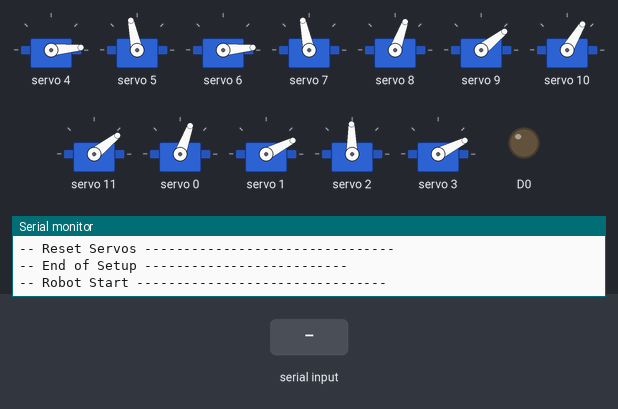
A program run on a simulated ESP8266 (NodeMCU). On the bench: 12 × servo, output pins drawn as LEDs (lit = HIGH), the last lines printed to the serial monitor. Inputs (shaded band) come from the test bench.

Above: at 1.4 s.
1.5 s: "stop" received over Serial
At 3.1 s:
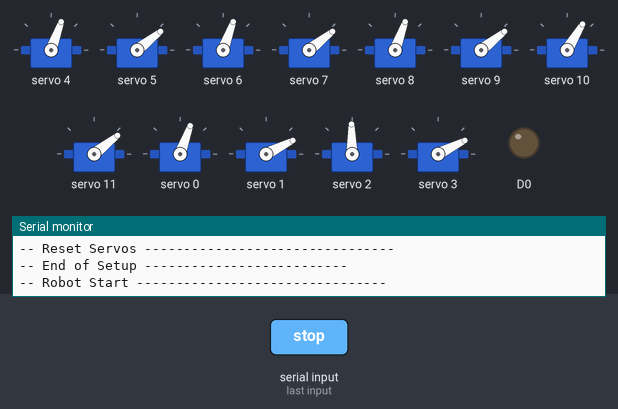
5.4 s: "start" received over Serial
8.9 s: "backward" received over Serial
At 11.3 s:
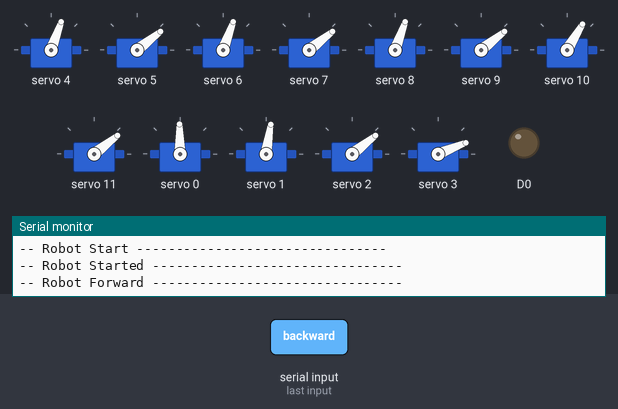
12.4 s: "0\n" received over Serial
At 14.3 s:
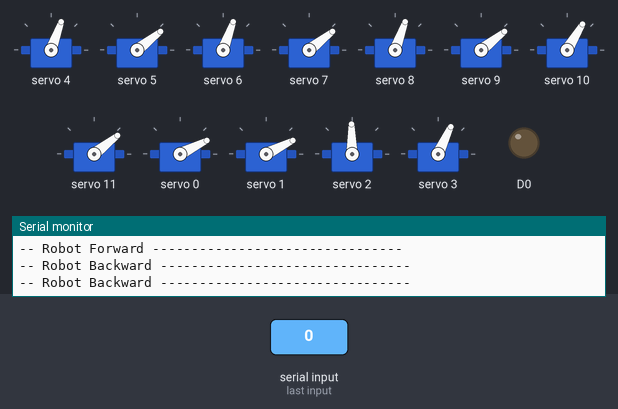
16.0 s: "1 90\n" received over Serial
At 18.05 s:
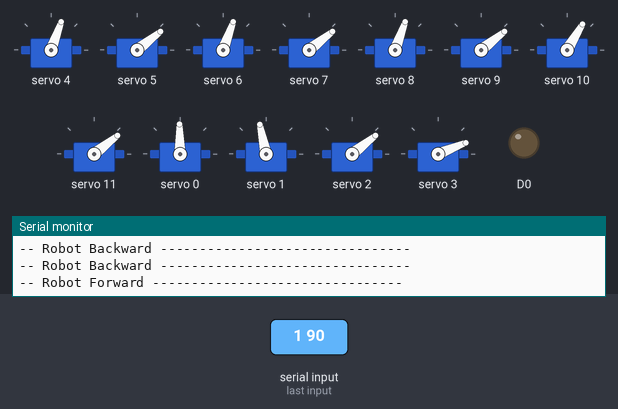
20.1 s: "stop" received over Serial
At 24.12 s:
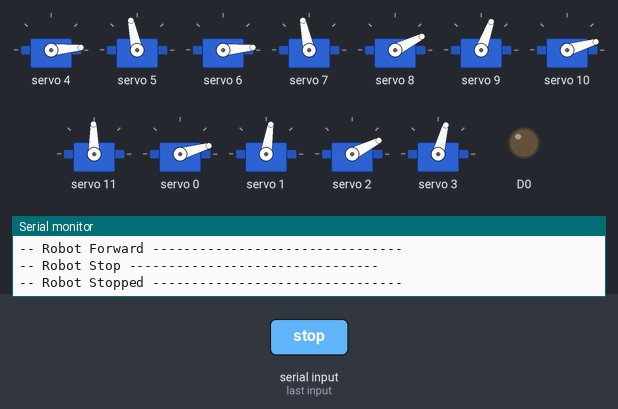
Timing chart, 0 to 26.7 s (numbered marks = the images above; inputs shaded):
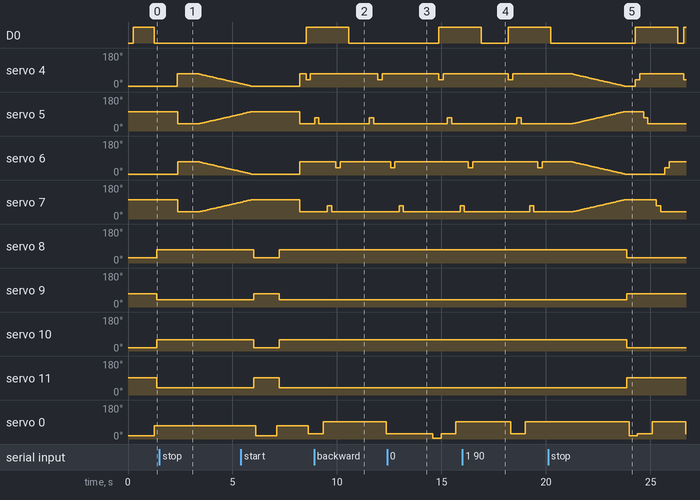

The program:

main.cpp
```cpp
/*
---- PROJECT BIONIC v1.0 -------------------------------------------
-- Building a bionic robot from scratch
-- Author: Asanka Sovis
-- Created: 17/02/2023
-- Last Edit: 17/02/2023
--------------------------------------------------------------------
*/

#include <Arduino.h>
#include "Wire.h"
#include "Adafruit_PWMServoDriver.h"
Adafruit_PWMServoDriver pwm = Adafruit_PWMServoDriver(0x40); // Servo at 0x40 I2C register

// Defaults, do not change unless required
#define MIN_PULSE_WIDTH 600
#define MAX_PULSE_WIDTH 2600
#define FREQUENCY 100

int movementCount = 0;

// Defining the angular limits for each servo motor
// NOTE: DO NOT CHANGE THESE AS IT CAN DAMAGE THE ROBOT!
int limits [][2] = {
  {  0, 90 }, {  0, 90 }, {  0, 90 }, {  0, 75 }, // Servo 1, Servo  2, Servo  3, Servo  4 ------ Body
  {  0, 70 }, { 20, 90 }, {  0, 70 }, { 20, 90 }, // Servo 5, Servo  6, Servo  7, Servo  8 ------ Segment
  { 20, 90 }, {  0, 60 }, { 10, 90 }, {  0, 80 }  // Servo 9, Servo 10, Servo 11, Servo 12 ------ Claw
};

int servoValues [] = {
  0, 0, 0, 0, // Servo 1, Servo  2, Servo  3, Servo  4 ------ Body
  0, 0, 0, 0, // Servo 5, Servo  6, Servo  7, Servo  8 ------ Segment
  0, 0, 0, 0  // Servo 9, Servo 10, Servo 11, Servo 12 ------ Claw
};

// Determines the required pulse width for a given angle value
// accept int required angle in degrees
// return int pulse width
int pulseWidth(int angle) {
  int pulse_wide = map(angle, 0, 180, MIN_PULSE_WIDTH, MAX_PULSE_WIDTH);
  int analog_value = int(float(pulse_wide) / 1000000 * FREQUENCY * 4096);

  return analog_value;
}

void debugMsg(String message) {
  Serial.println(message);
}

bool setAngle(int servoID, int angle) {
  if ((servoID >= 0) && (servoID <= 11)) {
    if ((angle >= limits[servoID][0]) && (angle <= limits[servoID][1])) {
      pwm.setPWM(servoID, 0, pulseWidth(angle));
      servoValues[servoID] = angle;
      //debugMsg("Servo " + String(servoID) + ": " + String(angle));
      return true;
    }
  }

  debugMsg("Invalid ServoID or Angle -> Servo ID: " + String(servoID) + " | Angle: " + String(angle));
  return false;
}

String getValue(String data, char separator, int index)
{
    int found = 0;
    int strIndex[] = { 0, -1 };
    int maxIndex = data.length() - 1;

    for (int i = 0; i <= maxIndex && found <= index; i++) {
        if (data.charAt(i) == separator || i == maxIndex) {
            found++;
            strIndex[0] = strIndex[1] + 1;
            strIndex[1] = (i == maxIndex) ? i+1 : i;
        }
    }
    return found > index ? data.substring(strIndex[0], strIndex[1]) : "";
}

void incrementServo(int count, int expectedServos [][2], int speed, int increment = 1) {
  bool complete = false;

  while (!(complete))
  {
    complete = true;
    for (int i = 0; i < count; i++) {
      if (servoValues[expectedServos[i][0]] > expectedServos[i][1]) {
        setAngle(expectedServos[i][0], servoValues[expectedServos[i][0]] - increment);
      } else if (servoValues[expectedServos[i][0]] < expectedServos[i][1]) {
        setAngle(expectedServos[i][0], servoValues[expectedServos[i][0]] + increment);
      }

      complete = complete && (servoValues[expectedServos[i][0]] == expectedServos[i][1]);
      delay(speed);
    }
  }
}

void resetServos() {
  debugMsg("-- Reset Servos --------------------------------");

  setAngle(4, 0);
  setAngle(5, 90);
  setAngle(6, 0);
  setAngle(7, 90);

  delay(100);

  setAngle(8, 20);
  setAngle(9, 60);
  setAngle(10, 10);
  setAngle(11, 80);

  delay(100);

  setAngle(0, 10);
  setAngle(1, 70);
  setAngle(2, 20);
  setAngle(3, 65);
}

void stopRobot() {
  debugMsg("-- Robot Stop --------------------------------");

  int count = 4;
  int expectedServos [][2] = { {4, 0}, {5, 90}, {6, 0}, {7, 90} };
  incrementServo(count, expectedServos, 10);

  delay(100);

  setAngle(8, 20);
  setAngle(9, 60);
  setAngle(10, 10);
  setAngle(11, 80);

  delay(100);

  setAngle(0, 10);
  setAngle(1, 70);
  setAngle(2, 20);
  setAngle(3, 65);
}

void startRobot() {
  debugMsg("-- Robot Start --------------------------------");

  setAngle(0, 60);
  setAngle(1, 20);
  setAngle(2, 80);
  setAngle(3, 20);

  delay(100);

  setAngle(8, 60);
  setAngle(9, 30);
  setAngle(10, 50);
  setAngle(11, 30);

  delay(1000);

  setAngle(4, 60);
  setAngle(5, 30);
  setAngle(6, 60);
  setAngle(7, 30);
}

void forwardRobot() {
  debugMsg("-- Robot Forward --------------------------------");

  setAngle(4, 30);
  delay(100);
  setAngle(0, 20);
  delay(100);
  setAngle(4, 60);
  delay(200);

  setAngle(5, 60);
  delay(100);
  setAngle(1, 20);
  delay(100);
  setAngle(5, 30);
  delay(200);

  int expectedServos1 [][2] = { {0, 80}, {1, 70} };
  incrementServo(2, expectedServos1, 0, 10);
  delay(200);

  setAngle(7, 60);
  delay(100);
  setAngle(3, 55);
  delay(100);
  setAngle(7, 30);
  delay(200);

  setAngle(6, 30);
  delay(100);
  setAngle(2, 80);
  delay(100);
  setAngle(6, 60);
  delay(200);

  int expectedServos2 [][2] = { {2, 30}, {3, 15} };
  incrementServo(2, expectedServos2, 0, 10);
  delay(200);
}

void backwardRobot() {
  debugMsg("-- Robot Backward --------------------------------");

  setAngle(5, 60);
  delay(100);
  setAngle(1, 70);
  delay(100);
  setAngle(5, 30);
  delay(200);

  setAngle(4, 30);
  delay(100);
  setAngle(0, 80);
  delay(100);
  setAngle(4, 60);
  delay(200);

  int expectedServos1 [][2] = { {0, 20}, {1, 20} };
  incrementServo(2, expectedServos1, 0, 10);
  delay(200);

  setAngle(6, 30);
  delay(100);
  setAngle(2, 30);
  delay(100);
  setAngle(6, 60);
  delay(200);

  setAngle(7, 60);
  delay(100);
  setAngle(3, 15);
  delay(100);
  setAngle(7, 30);
  delay(200);

  int expectedServos2 [][2] = { {2, 80}, {3, 55} };
  incrementServo(2, expectedServos2, 0, 10);
  delay(200);
}

void rightRobot() {
  debugMsg("-- Robot Turn Right --------------------------------");

  setAngle(4, 30);
  delay(100);
  setAngle(0, 40);
  delay(100);
  setAngle(4, 60);
  delay(200);

  setAngle(5, 60);
  delay(100);
  setAngle(1, 30);
  delay(100);
  setAngle(5, 30);
  delay(200);

  setAngle(6, 30);
  delay(100);
  setAngle(2, 50);
  delay(100);
  setAngle(6, 60);
  delay(200);

  setAngle(7, 60);
  delay(100);
  setAngle(3, 25);
  delay(100);
  setAngle(7, 30);
  delay(200);

  int expectedServos [][2] = { {0, 60}, {1, 40}, {2, 60}, {3, 50} };
  incrementServo(4, expectedServos, 0, 1);
  delay(200);
}

void leftRobot() {
  debugMsg("-- Robot Turn Left --------------------------------");

  setAngle(4, 30);
  delay(100);
  setAngle(0, 60);
  delay(100);
  setAngle(4, 60);
  delay(200);

  setAngle(5, 60);
  delay(100);
  setAngle(1, 40);
  delay(100);
  setAngle(5, 30);
  delay(200);

  setAngle(6, 30);
  delay(100);
  setAngle(2, 60);
  delay(100);
  setAngle(6, 60);
  delay(200);

  setAngle(7, 60);
  delay(100);
  setAngle(3, 40);
  delay(100);
  setAngle(7, 30);
  delay(200);

  int expectedServos [][2] = { {0, 40}, {1, 30}, {2, 50}, {3, 25} };
  incrementServo(4, expectedServos, 0, 1);
  delay(200);
}

void serialEvent() {
  while (Serial.available()) {
    String rawStr = Serial.readString();  //read until timeout
    rawStr.trim();

    if (rawStr == "start") {
      startRobot();
      debugMsg("-- Robot Started --------------------------------");
    } else if (rawStr == "stop") {
      stopRobot();
      debugMsg("-- Robot Stopped --------------------------------");
    } else if (rawStr == "backward") {
      backwardRobot();
      debugMsg("-- Robot Backward --------------------------------");
    } else {
      int servoID = getValue(rawStr, ' ', 0).toInt();
      int angle = getValue(rawStr, ' ', 1).toInt();

      setAngle(servoID, angle);
    }


  }
}

// Run once on setup
void setup() {
  pinMode(D0, OUTPUT);

  Serial.begin(9600);

  debugMsg("\n-- Setup --------------------------------");
  debugMsg("Servo Frequency: " + String(FREQUENCY));
  pwm.begin();
  pwm.setPWMFreq(FREQUENCY);

  resetServos();
  debugMsg("-- End of Setup --------------------------");
}

// Loop
void loop() {
  if (movementCount == 0) {
    digitalWrite(D0, HIGH);
    delay(1000);
    digitalWrite(D0, LOW);
    startRobot();
    movementCount++;
  } else if (movementCount < 10) {
    delay(300);
    digitalWrite(D0, HIGH);
    forwardRobot();
    movementCount++;
    digitalWrite(D0, LOW);
  } else if (movementCount < 20) {
    delay(300);
    digitalWrite(D0, HIGH);
    leftRobot();
    movementCount++;
    digitalWrite(D0, LOW);
  } else if (movementCount < 30) {
    delay(300);
    digitalWrite(D0, HIGH);
    forwardRobot();
    movementCount++;
    digitalWrite(D0, LOW);
  } else if (movementCount < 40) {
    delay(300);
    digitalWrite(D0, HIGH);
    rightRobot();
    movementCount++;
    digitalWrite(D0, LOW);
  } else if (movementCount < 50) {
    delay(300);
    digitalWrite(D0, HIGH);
    backwardRobot();
    movementCount++;
    digitalWrite(D0, LOW);
  }

}
```

Measured:
- after the input at 1.5 s, D0: stays LOW (without the input it goes to HIGH after 1.2 s); servo 0: stays 70° (without the input it goes to 27° after 1.3 s); servo 1: stays 27° (without the input it goes to 81° after 2.0 s); servo 2: stays 91° (without the input it goes to 38° after 3.0 s); servo 3: stays 27° (without the input it goes to 65° after 2.3 s)
- after the input at 8.9 s, D0: goes on until 10.6 s, then stays LOW; servo 7: goes on until 9.7 s, then stays 38°; servo 3: goes on until 10.4 s, then stays 22°
- after the input at 12.4 s, servo 6: goes on until 12.8 s, then stays 70°; servo 0: 27° → 5° after 2.2 s, → 27° 0.40 s later, → 91° 0.71 s later; servo 1: 27° → 81° after 3.3 s instead of 2.3 s
- after the input at 16.0 s, servo 6: 70° → 38° after 3.6 s, → 70° 0.20 s later
- after the input at 20.1 s, servo 8: 70° → 27° after 3.8 s; servo 9: 38° → 70° after 3.8 s; servo 10: 59° → 16° after 3.8 s; servo 11: 38° → 91° after 3.8 s
- by itself, servo 5: rises from 38° to 102° in 2.5 s, then falls to 38° in 1.1 s
